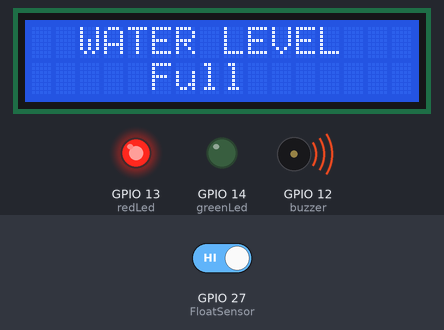
Bench run of a sketch on a simulated ESP32. Shown: 16×2 character LCD, output pins drawn as LEDs (lit = HIGH), buzzer (waves = sounding, pin HIGH). The inputs (shaded band) are chosen by the test bench; at power-on: GPIO 27 (FloatSensor) HIGH. What the sketch prints to the serial monitor is not drawn.

Above: at 3.3 s.
3.4 s: GPIO 27 (FloatSensor) driven LOW
At 5.5 s:
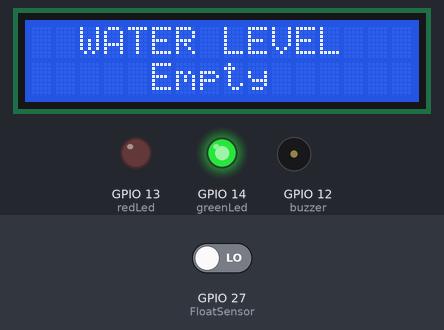
5.8 s: GPIO 27 (FloatSensor) driven HIGH
At 6.6 s:
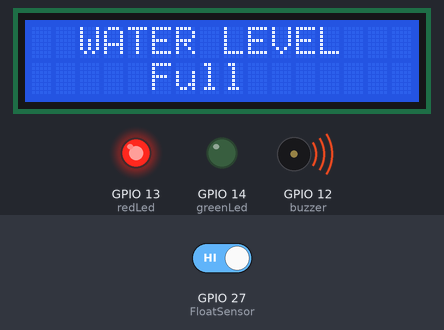
Timing chart, 0 to 8.8 s (numbered marks = the images above; inputs shaded):
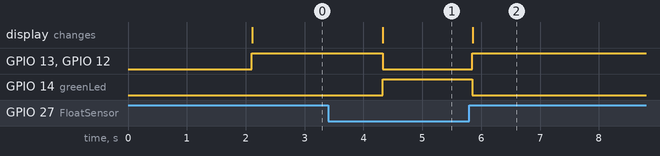

Measured:
- after the input at 3.4 s, GPIO 13 (redLed), GPIO 12 (buzzer): HIGH → LOW after 0.92 s; GPIO 14 (greenLed): LOW → HIGH after 0.92 s; the display: changes after 0.93 s (image 1)
- after the input at 5.8 s, GPIO 13 (redLed), GPIO 12 (buzzer): LOW → HIGH after 0.05 s; GPIO 14 (greenLed): HIGH → LOW after 0.05 s; the display: changes after 0.06 s (image 2)

The sketch:

code.ino
```cpp
#include <Wire.h>
#include <LiquidCrystal_I2C.h>

LiquidCrystal_I2C lcd(0x27, 16, 2);

const int buzzer = 12;
const int redLed = 13;
const int greenLed = 14;
const int FloatSensor = 27;

int buttonState = 1;

void setup() {
  pinMode(FloatSensor, INPUT_PULLUP);
  pinMode(redLed, OUTPUT);
  pinMode(buzzer, OUTPUT);
  pinMode(greenLed, OUTPUT);

  lcd.init();
  lcd.backlight();
  lcd.clear();

  Serial.begin(9600);

  lcd.setCursor(0, 0);
  lcd.print("WelCome To");
  lcd.setCursor(0, 1);
  lcd.print("JustDoElectronics");
  delay(2000);

  lcd.clear();
  lcd.setCursor(2, 0);
  lcd.print("WATER LEVEL");
}

void loop() {
  buttonState = digitalRead(FloatSensor);

  if (buttonState == LOW) {
    digitalWrite(redLed, LOW);
    digitalWrite(buzzer, LOW);
    digitalWrite(greenLed, HIGH);
    Serial.println("WATER LEVEL - Empty");

    lcd.setCursor(5, 1);
    lcd.print("Empty   ");
  } else {
    digitalWrite(redLed, HIGH);
    digitalWrite(buzzer, HIGH);
    digitalWrite(greenLed, LOW);
    Serial.println("WATER LEVEL - Full");

    lcd.setCursor(5, 1);
    lcd.print("Full    ");

    Serial.println("AT+CMGF=1");
    delay(400);
    Serial.println();
    Serial.print("AT+CMGS=\"+9188305848xx\"");
    Serial.println();
    delay(100);
    Serial.print("WATER LEVEL - Full");
    delay(100);
    Serial.println();
    Serial.write(26);
  }
  delay(500);
}
```
